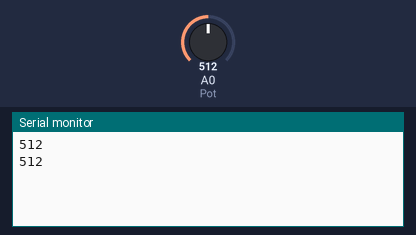
Recording of a sketch running on a simulated Arduino Uno, built with avr-gcc and run on an emulated ATmega328P. Parts: the last lines printed to the serial monitor. Inputs (shaded band) come from the test bench; at power-on: A0 (Pot) = 512.

Above: at 1.8 s.
1.9 s: A0 (Pot) set to 716
At 2.8 s:
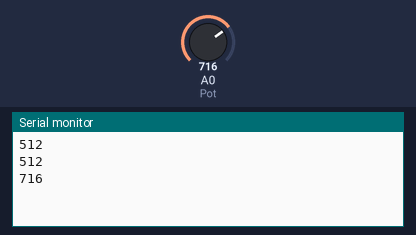
3.4 s: A0 (Pot) set to 900
At 4.4 s:
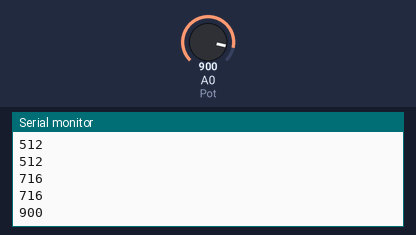
Timing chart, 0 to 6.4 s (numbered marks = the images above; inputs shaded):
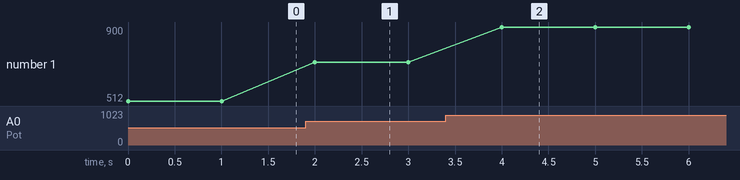

Measured:
- after the input at 1.9 s, the serial monitor: prints a new line after 0.10 s (image 1)
- after the input at 3.4 s, the serial monitor: prints a new line after 0.60 s (image 2)
- plotted number 1: 512 → 716 after the input at 1.9 s, 716 → 900 after the input at 3.4 s

The sketch:

Read_Pot.ino
```cpp
//https://github.com/naldin/DFGT_Clutch

const int Pot = A0;
int valPot;

void setup() {
  Serial.begin(9600);
  pinMode (Pot, INPUT);
}

void loop() {
  valPot = analogRead(Pot);
  Serial.println(valPot);
  delay(1000);
}
```
